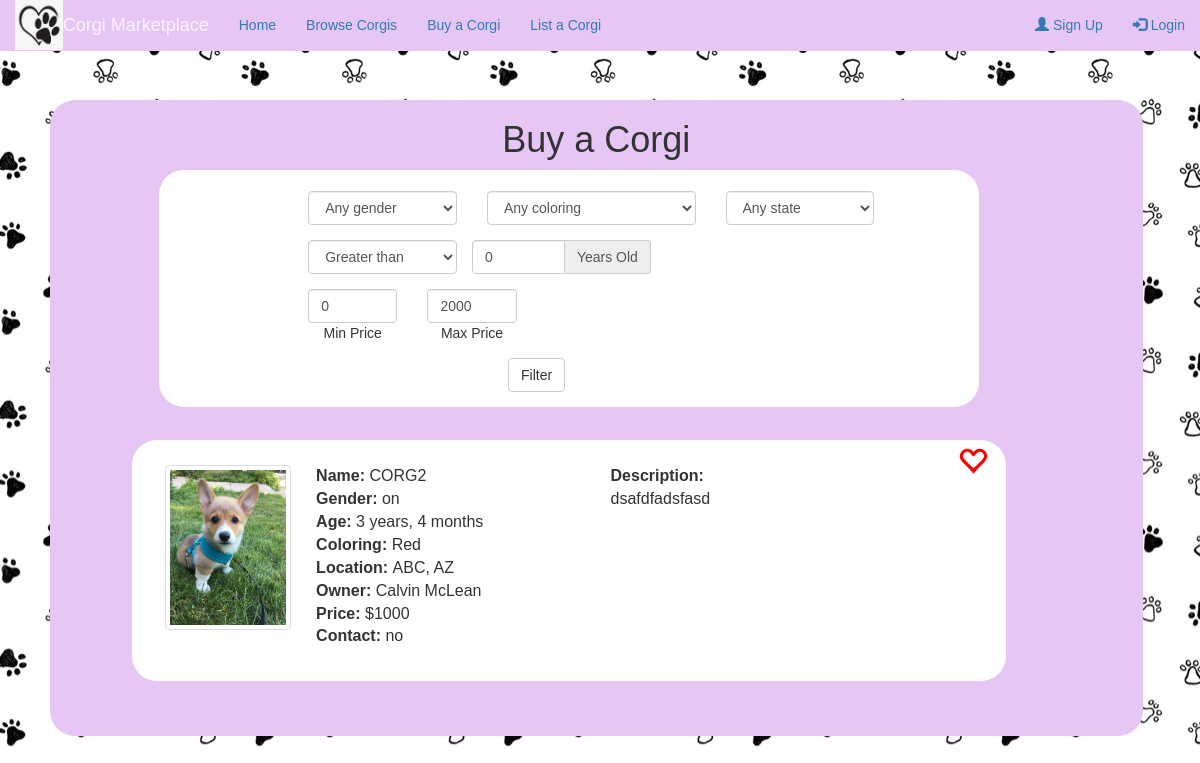
The app's page /corgi/buy/, older data.
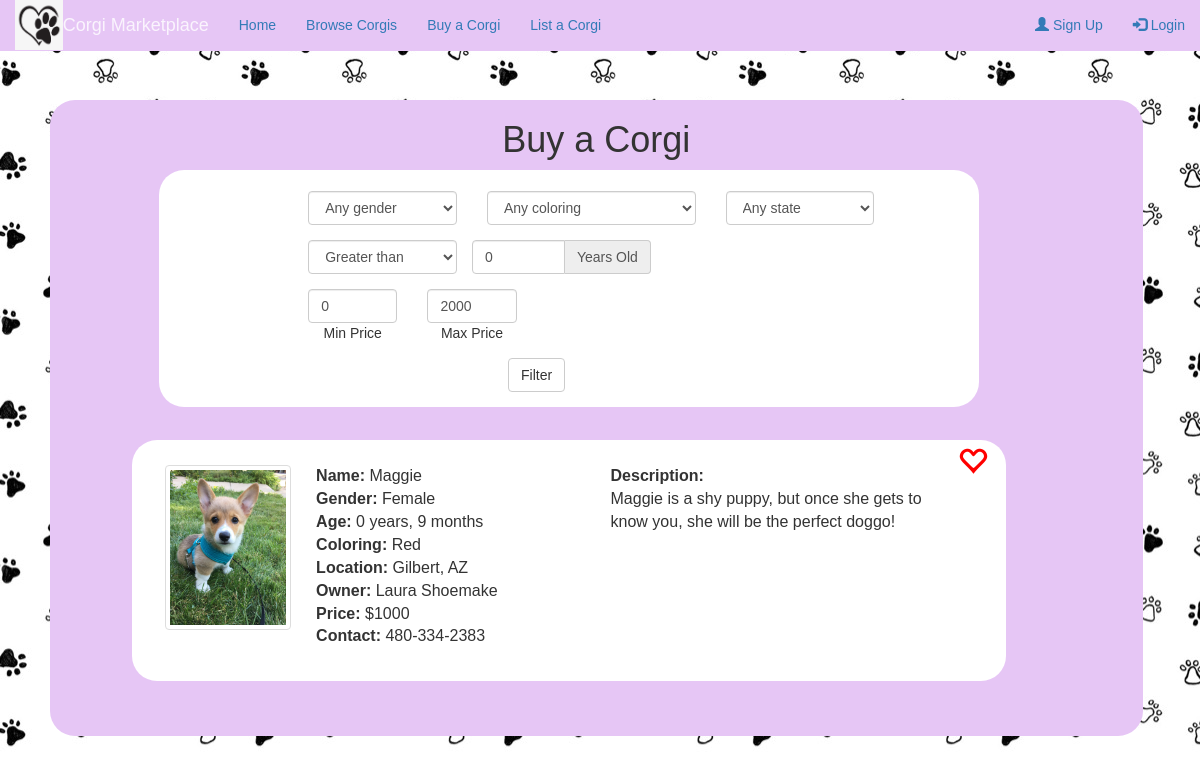
The same page, newer data.
### corgi_store/models.py (models this page shows, shortened)
class Listing(models.Model):
    user = models.ForeignKey(User, on_delete=models.CASCADE)
    corgi = models.ForeignKey(Corgi, on_delete=models.CASCADE)
    price = models.IntegerField()
    contact = models.CharField(max_length=300)
    open = models.BooleanField(default=True)

class Corgi(models.Model):
    COLOR_CHOICES = [
        ('red', 'Red'),
        ('rh-tc', 'Red-Headed Tricolor'),
        ('bh-tc', 'Black-Headed Tricolor'),
        ('sable', 'Sable'),
        ('fawn', 'Fawn'),
        ('other', 'Other')
    ]
    name = models.CharField(max_length=120)
    age_years = models.IntegerField(default=0)
    age_months = models.IntegerField(default=0)
    gender = models.CharField(max_length=1, choices=[('M', 'Male'), ('F', 'Female'), ('X', 'Other')], default='X')
    coloring = models.CharField(max_length=5, choices=COLOR_CHOICES, default='red')
    city = models.CharField(max_length=120)
    state = models.CharField(max_length=120)
    description = models.CharField(max_length=300)
    objects = CorgiManager()

### corgi_store/views.py (the view)
# urls.py: path('corgi/buy/', views.buy_corgi, name='buy_corgi'),
def buy_corgi(request):
    return render(request, 'buy.html', {'listings': Listing.objects.filter(open=True)})

### corgi_store/templates/buy.html (shortened to what this page needs)
{% include 'base.html' with user=user %}
{% block content %}
<div id="page" class="page">
	<div class="home">
		<div class="browse-box">
			<h1>Buy a Corgi</h1>
			<div class="filter">
				<form class="form-horizontal">
					<div class="form-group">
						<div class="row">
		    				<div class="col-sm-3">
		      					<select name="filter-gender" class="form-control" id="filter-gender" required>
		      						<option selected >Any gender</option>
		     					</select>
		    				</div>
		    				<div class="col-sm-4">
		      					<select name="filter-coloring" class="form-control" id="filter-coloring" required>
		      						<option selected >Any coloring</option>
		     					</select>
		    				</div>
		    				<div class="col-sm-3">
		      					<select name="filter-state" class="form-control" id="filter-state" required>
		      						<option selected >Any state</option>
		     					</select>
		    				</div>
	  					</div>
					 </div>
					<div class="form-group">
						 <div class="row">
							 <div class="col-sm-3">
		      					<select name="filter-age" class="form-control" id="filter-age" required>
		      						<option selected >Greater than</option>
		     					</select>
		    				</div>
							 <div class="input-group col-sm-3">
					    		<input id="filter-year" type="number" class="form-control" name="filter-year" value=0 required>
					   			<span class="input-group-addon">Years Old</span>
			  				</div>
			  			</div>
			  		</div>
			  		<div class="form-group">
			  			<div class="row">
			  				<div class="col-sm-2">
				  				 <input id="filter-low-price" type="number" class="form-control" name="filter-low-price" value=0 required>
						   		 Min Price
			     			</div>
			     			<div class="col-sm-2">
			     			 <input id="filter-high-price" type="number" class="form-control" name="filter-high-price" value=2000 required>
						   		 Max Price
			     			</div>
			  			</div>
	  				</div>
	  				<div class="form-group">
			  			<div class="col-sm-offset-3 col-sm-2">
	      					<button type="submit" class="btn btn-default">Filter</button>
	    				</div>
			  		</div>
				</form>
			</div>
		      {% for listing in listings %}
					<div class="one-corgi">
						<div class="favorite" id="favorite{{ listing.corgi.id }}">
							<span class="glyphicon glyphicon-heart-empty" style="color:red;" onclick="favorite({{ listing.corgi.id }});"></span>
						</div>
						<img src="/static/images/corgi-browse.jpg" alt="Corgi home" class="img-thumbnail" width="15%" style="margin-top:3%">
						<div class="corgi-info">
							<b>Name: </b>{{ listing.corgi.name }}<br>
							<b>Gender: </b>{{ listing.corgi.gender }} <br>
							<b>Age: </b>{{ listing.corgi.age_years }} years, {{ listing.corgi.age_months }} months <br>
							<b>Coloring: </b>{{ listing.corgi.coloring }} <br>
							<b>Location: </b>{{ listing.corgi.city }}, {{ listing.corgi.state }} <br>
							<b>Owner: </b>{{ listing.user.first_name }} {{ listing.user.last_name }}<br>
							<b>Price: </b>${{ listing.price }}<br>
							<b>Contact: </b>{{ listing.contact }}
						</div>
						<div class="corgi-description">
							<b>Description:</b><br> {{ listing.corgi.description }}
						</div>
					</div>
		      {% endfor %}
    	</div>
	</div>
</div>
{% endblock %}

Row changes from the older to the newer data that the page shows:
changed Listing "Red": corgi.name "CORG2" → "Maggie"; corgi.gender "on" → "Female"; corgi.age_years "3" → "0"; corgi.age_months "4" → "9"; corgi.city "ABC" → "Gilbert"; user.first_name "Calvin" → "Laura"; user.last_name "McLean" → "Shoemake"; contact "no" → "480-334-2383"; corgi.description "dsafdfadsfasd" → "Maggie is a shy puppy, but once she gets to know you, she will be the perfect doggo!"
